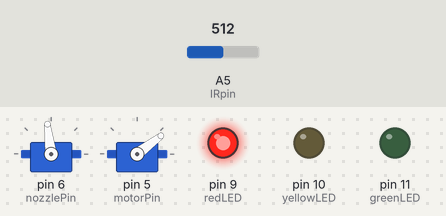
Simulated run of this sketch. Board: Arduino Uno, built with avr-gcc and run on an emulated ATmega328P. Shown: 2 × servo, output pins drawn as LEDs (lit = HIGH). The inputs (shaded band) are chosen by the test bench; at power-on: A5 (IRpin) = 512. What the sketch prints to the serial monitor is not drawn.

Above: at 3.2 s.
3.3 s: A5 (IRpin) set to 494
At 4.0 s:
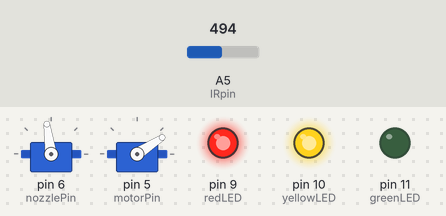
4.8 s: A5 (IRpin) set to 390
At 5.2 s:
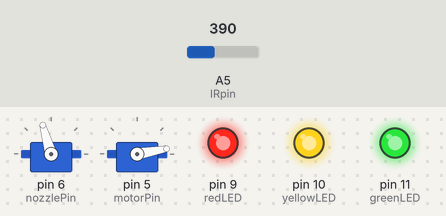
6.3 s: A5 (IRpin) set to 408
At 7.5 s:
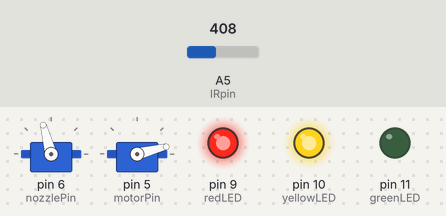
7.8 s: A5 (IRpin) set to 716
At 8.7 s:
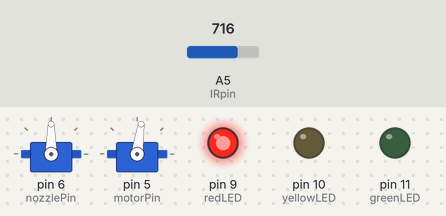
9.3 s: A5 (IRpin) set to 511
At 9.8 s:
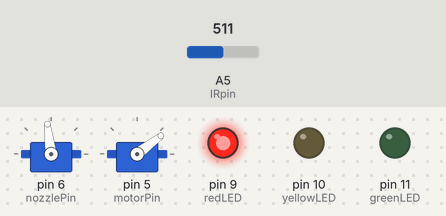
Timing chart, 0 to 12.3 s (numbered marks = the images above; inputs shaded):
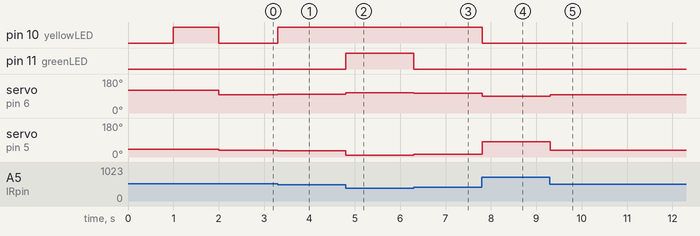

The sketch:

servoUnoIR.ino
```cpp
#include <Servo.h>

int nozzlePin = 6;
int motorPin = 5;
int IRpin = 5;
int redLED = 9;
int yellowLED = 10;
int greenLED = 11;
Servo nozzleServo;
Servo motorServo;
int queue[5];

int nozzleMaxMin[] = {110, 90};
int motorMaxMin[] = {90, 1};
//int farVal = 350;
//int closeVal = 600;

void setup() {
  Serial.begin(115200);
  nozzleServo.attach(nozzlePin);
  motorServo.attach(motorPin);
  nozzleServo.write(120);
  motorServo.write(40);
  pinMode(redLED, OUTPUT);
  pinMode(yellowLED, OUTPUT);
  pinMode(greenLED, OUTPUT);
  startupLEDs();

  // m = (nozzleMaxMin[0] - nozzleMaxMin[1]) / (farVal - closeVal);
}

void startupLEDs() {
  digitalWrite(redLED, HIGH);
  delay(1000);
  digitalWrite(yellowLED, HIGH);
  delay(1000);
  digitalWrite(greenLED, HIGH);

}

void loop() {
  int dist = analogRead(IRpin);
  int sum = 0;
  int avg = 0;
  for (int i = 0; i < 4; i++) {
    queue[i] = queue[i+1];
    sum += queue[i];
  }
  queue[3] = dist;
  sum += queue[3];
  avg = sum / 4;

  Serial.print("Dist: ");
  Serial.print(dist);
  Serial.print(" Avg: ");
  Serial.print(avg);

  int nozzleVal = -0.08 * dist + 138;
  int motorVal = 0.22 * dist - 75;

  if (nozzleVal > nozzleMaxMin[0]) { nozzleVal = nozzleMaxMin[0]; }
  else if (nozzleVal < nozzleMaxMin[1]) { nozzleVal = nozzleMaxMin[1]; }
  if (motorVal > motorMaxMin[0]) { motorVal = motorMaxMin[0]; }
  else if (motorVal < motorMaxMin[1]) { motorVal = motorMaxMin[1]; }

  Serial.print("\tNozzle: ");
  Serial.print(nozzleVal);
  Serial.print(" Motor: ");
  Serial.println(motorVal);

  nozzleServo.write(nozzleVal);
  motorServo.write(motorVal);

  if (dist > 500) { digitalWrite(yellowLED, LOW); }
  else { digitalWrite(yellowLED, HIGH); }
  if (dist > 400) { digitalWrite(greenLED, LOW); }
  else { digitalWrite(greenLED, HIGH); }


}
```

Measured:
- the behaviour switches between 501 and 500 on A5 (IRpin) (found by bisection; images 0 and 1)
- the behaviour switches between 400 and 401 on A5 (IRpin) (found by bisection; images 2 and 3)
- after the input at 3.3 s, pin 10 (yellowLED): LOW → HIGH at once; servo on pin 6 (nozzlePin): 97° → 98° at once; servo on pin 5 (motorPin): 37° → 33° at once
- after the input at 4.8 s, pin 11 (greenLED): LOW → HIGH at once; servo on pin 6 (nozzlePin): 98° → 106° at once; servo on pin 5 (motorPin): 33° → 10° at once
- after the input at 6.3 s, pin 11 (greenLED): HIGH → LOW at once; servo on pin 6 (nozzlePin): 106° → 105° at once; servo on pin 5 (motorPin): 10° → 14° at once
- after the input at 7.8 s, pin 10 (yellowLED): HIGH → LOW at once; servo on pin 6 (nozzlePin): 105° → 90° at once; servo on pin 5 (motorPin): 14° → 82° at once
- after the input at 9.3 s, servo on pin 6 (nozzlePin): 90° → 97° at once; servo on pin 5 (motorPin): 82° → 37° at once
